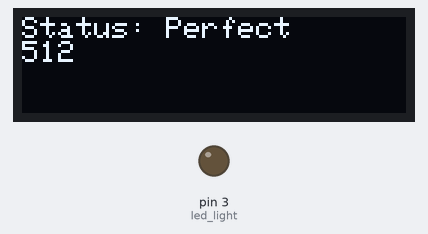
This sketch was run on a simulated Arduino Uno, built with avr-gcc and run on an emulated ATmega328P. Shown: 128×32 one-colour display, output pins drawn as LEDs (lit = HIGH). The display library's start-up logo is not drawn; pins used as bus, display or sensor lines are not drawn; what the sketch prints to the serial monitor is not drawn.

Above: at 6.1 s.
At 8.1 s:
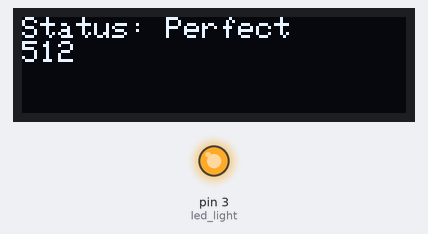
Timing chart, 0 to 9.6 s (numbered marks = the images above):
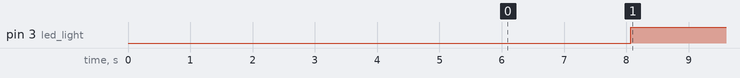

Measured:
- by itself, pin 3 (led_light): LOW → HIGH at 8.1 s

The sketch:

testing_lcd_screen.ino
```cpp
#include <Adafruit_GFX.h>
#include <Adafruit_SSD1306.h>
#include <string.h>


#define SCREEN_WIDTH 128 // OLED display width, in pixels
#define SCREEN_HEIGHT 32 // OLED display height, in pixels

// Declaration for an SSD1306 display connected to I2C (SDA, SCL pins)
#define OLED_RESET 4 // Reset pin # (or -1 if sharing Arduino reset pin)
Adafruit_SSD1306 display(SCREEN_WIDTH, SCREEN_HEIGHT, &Wire, OLED_RESET);

/* Change these values based on your calibration values */
#define soilWet 500   // Define max value we consider soil 'wet'
#define soilDry 750   // Define min value we consider soil 'dry'

// Sensor pins
#define sensorPower 7
#define sensorPin A0
#define led_light 3


void setup() {
  pinMode(sensorPower, OUTPUT);
  pinMode(led_light, OUTPUT);

  // Initially keep the sensor OFF
  digitalWrite(sensorPower, LOW);

  Serial.begin(9600);

  // testing the display
  // SSD1306_SWITCHCAPVCC = generate display voltage from 3.3V internally
  if(!display.begin(SSD1306_SWITCHCAPVCC, 0x3C)) { // Address 0x3C for 128x32
    Serial.println(F("SSD1306 allocation failed"));
    for(;;); // Don't proceed, loop forever
  }

  // Show initial display buffer contents on the screen --
  // the library initializes this with an Adafruit splash screen.
  display.display();
  delay(2000); // Pause for 2 seconds

  // Clear the buffer
  display.clearDisplay();

  // Draw a single pixel in white
  display.drawPixel(10, 10, SSD1306_WHITE);

  // Show the display buffer on the screen. You MUST call display() after
  // drawing commands to make them visible on screen!
  display.display();
  delay(2000);
  // display.display() is NOT necessary after every single drawing command,
  // unless that's what you want...rather, you can batch up a bunch of
  // drawing operations and then update the screen all at once by calling
  // display.display(). These examples demonstrate both approaches...

//  testdrawstyles();    // Draw 'stylized' characters
}

void loop() {
  //get the reading from the function below and print it
  int moisture = readSensor();
  Serial.print("Analog Output: ");
  Serial.println(moisture);

  // Determine status of our soil
  if (moisture < soilWet) {
    Serial.println("Status: Soil is too wet");
    testdrawstyles("Status: Too Wet: ", (String)moisture);
    digitalWrite(led_light, HIGH);
    delay(900);
    digitalWrite(led_light, LOW);
  } else if (moisture >= soilWet && moisture < soilDry) {
    Serial.println("Status: Soil moisture is perfect");
    testdrawstyles("Status: Perfect", (String)moisture);
    digitalWrite(led_light, HIGH);
  } else {
    Serial.println("Status: Soil is too dry - time to water!");
    testdrawstyles("Status: Too Dry", (String)moisture);
    digitalWrite(led_light, LOW);
  }

  delay(36000);  // Take a reading every second for testing
          // Normally you should take reading perhaps once or twice a day
  Serial.println();
}

void testdrawstyles(String moisture_status, String output) {
  display.clearDisplay();

  display.setTextSize(1);             // Normal 1:1 pixel scale
  display.setTextColor(SSD1306_WHITE);        // Draw white text
  display.setCursor(0,0);             // Start at top-left corner
  display.println(moisture_status);

  display.setTextSize(1);
  display.setTextColor(SSD1306_WHITE);
  display.println(output);

  //inverting to prevent OLED burn in
  display.invertDisplay(true);
  delay(1000);
  display.invertDisplay(false);

//  display.setTextSize(1.2);
//  display.setTextColor(SSD1306_BLACK, SSD1306_WHITE); // Draw 'inverse' text
//  display.println("Soil Moisture");

//  display.setTextSize(2);             // Draw 2X-scale text
//  display.setTextColor(SSD1306_WHITE);
//  display.print(F("0x")); display.println(0xDEADBEEF, HEX);

  display.display();
  delay(2000);
}

//  This function returns the analog soil moisture measurement
int readSensor() {
  digitalWrite(sensorPower, HIGH);  // Turn the sensor ON
  delay(1000);              // Allow power to settle
  int val = analogRead(sensorPin);  // Read the analog value form sensor
  digitalWrite(sensorPower, LOW);   // Turn the sensor OFF
  return val;             // Return analog moisture value
}
```
